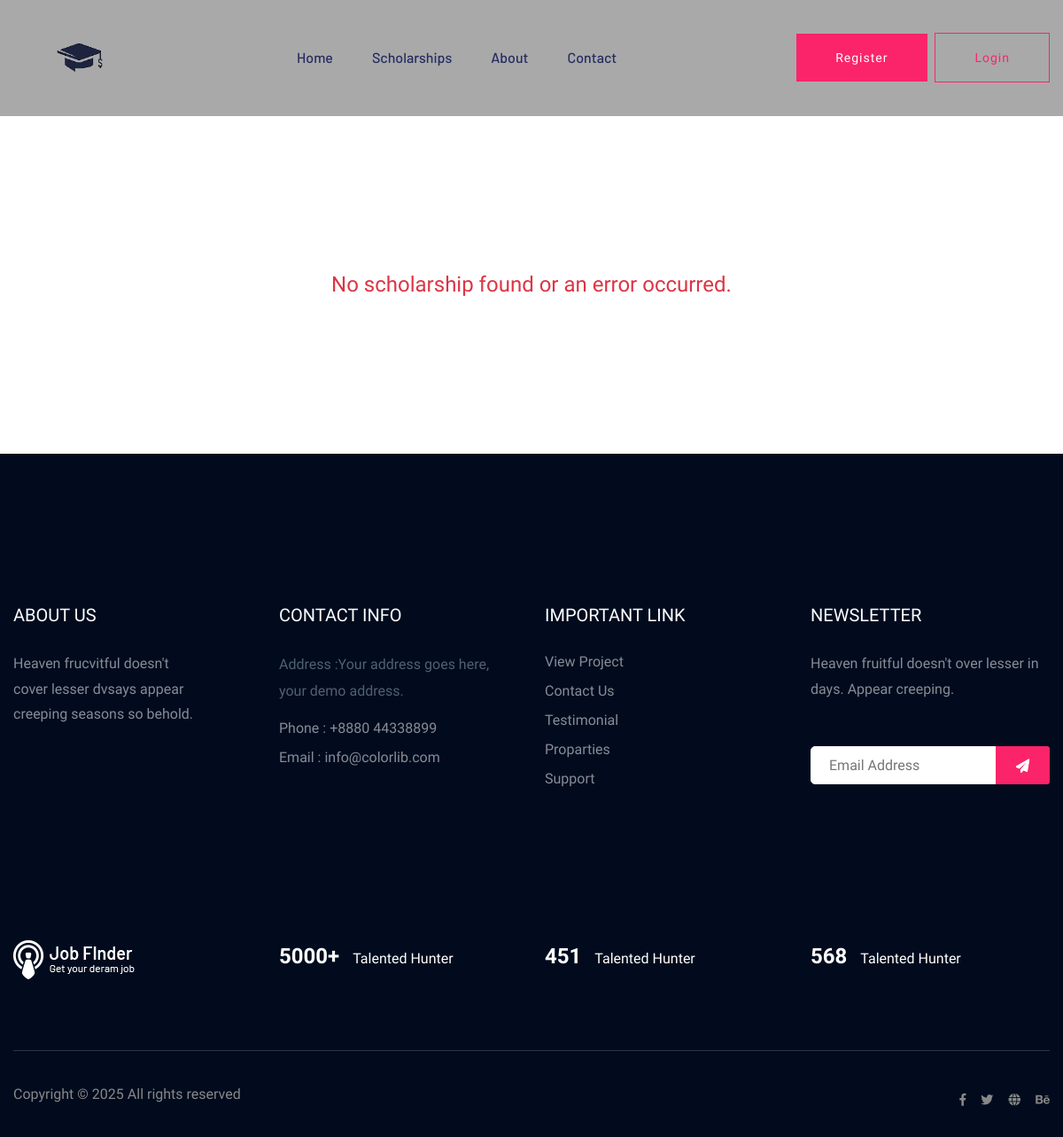
Before: /api/scholarship/St Mary Redcliffe Church Organ Scholarship at University of Bristol 2025/ with the older database file.
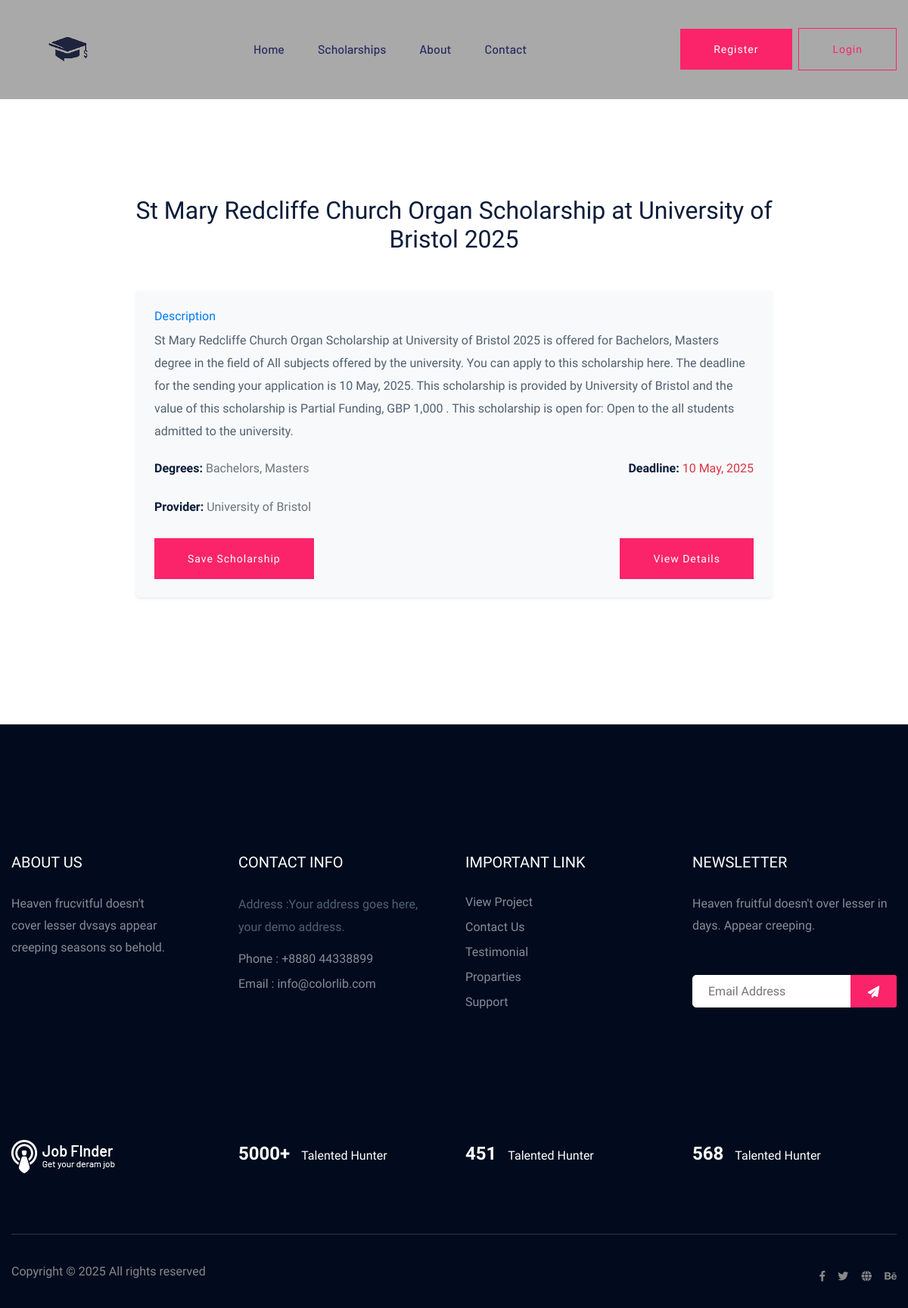
After: the same page with the newer database file.
### Scholarship/models.py (models this page shows, shortened)
class Scholarship(models.Model):
    title = models.CharField(max_length=255)
    description = models.TextField()
    location = models.CharField(max_length=255)
    due_date = models.CharField(max_length=100)
    link = models.URLField()
    degrees = models.CharField(max_length=255, default='Masters,Bachelors')

### Scholarship/views.py (the view)
# urls.py: path('<str:title>/', get_scholarship_by_title),
def get_scholarship_by_title(request, title):
    decoded_title = unquote(title)
    if decoded_title:
        scholarship = Scholarship.objects.filter(title__icontains=decoded_title).first()  # Get first matching scholarship
        if scholarship:
            return render(request, 'scholarship/scholarship_detail.html', {'scholarship': scholarship})
        else:
            return render(request, 'scholarship/scholarship_detail.html', {'error': 'Scholarship not found'})
    return render(request, 'scholarship/scholarship_detail.html', {'error': 'No title provided'})

### templates/scholarship/scholarship_detail.html (shortened to what this page needs)
{% extends 'scholarship/index.html' %}
{% load static %}
{% block main %}
<main class="container py-5">
  <div class="job-listing-area pt-80 pb-120">
    <div class="row justify-content-center" id="scholarship-listings-table">
      <div class="col-xl-9 col-lg-9 col-md-8">
        <section class="featured-job-area">
          <div class="text-center mb-5">
            <h2>{{ scholarship.title }}</h2>
          </div>
          <div class="container">
            {% if scholarship %}
            <div class="row">
              <div class="col-lg-12">
                <div class="scholarship-info p-4 rounded shadow-sm bg-light">
                  <h6 class="text-primary">Description</h6>
                  <p>{{ scholarship.description }}</p>
                  <div class="row d-flex align-items-center mt-4">
                    <div class="col-6">
                      <h6>
                        <strong>Degrees:</strong>
                        <span class="text-muted">{{ scholarship.degrees }}</span>
                      </h6>
                    </div>
                    <div class="col-6 text-right">
                      <h6>
                        <strong>Deadline:</strong>
                        <span class="text-danger">{{ scholarship.due_date }}</span>
                      </h6>
                    </div>
                  </div>
                  <div class="row mt-4">
                    <div class="col-12">
                      <h6>
                        <strong>Provider:</strong>
                        <span class="text-muted">{{ scholarship.location }}</span>
                      </h6>
                    </div>
                  </div>
                  <div class="row d-flex align-items-center justify-content-between mt-4">
                    <div class="col-md-6 text-left">
                      <form id="save-scholarship-form">
                        <button type="submit" class="btn btn-success save-btn">Save Scholarship</button>
                      </form>
                    </div>
                    <div class="col-md-6 text-right">
                      <a href="{{ scholarship.link }}" class="btn btn-primary" target="_blank">View Details</a>
                    </div>
                  </div>
                </div>
              </div>
            </div>
            {% else %}
            <h4 class="text-center text-danger">No scholarship found or an error occurred.</h4>
            {% endif %}
          </div>
        </section>
      </div>
    </div>
  </div>
</main>
{% endblock %}

### templates/scholarship/index.html (shortened to what this page needs)
{% load static %}
<!DOCTYPE html>
<html class="no-js" lang="zxx">
  <head>
    <link rel="stylesheet" href="{% static 'assets/css/bootstrap.min.css' %}" />
    <link
      rel="stylesheet"
      href="{% static 'assets/css/owl.carousel.min.css' %}"
    />
    <link rel="stylesheet" href="{% static 'assets/css/flaticon.css' %}" />
    <link rel="stylesheet" href="{% static 'assets/css/price_rangs.css' %}" />
    <link rel="stylesheet" href="{% static 'assets/css/slicknav.css' %}" />
    <link rel="stylesheet" href="{% static 'assets/css/animate.min.css' %}" />
    <link
      rel="stylesheet"
      href="{% static 'assets/css/magnific-popup.css' %}"
    />
    <link
      rel="stylesheet"
      href="{% static 'assets/css/fontawesome-all.min.css' %}"
    />
    <link rel="stylesheet" href="{% static 'assets/css/themify-icons.css' %}" />
    <link rel="stylesheet" href="{% static 'assets/css/slick.css' %}" />
    <link rel="stylesheet" href="{% static 'assets/css/nice-select.css' %}" />
    <link rel="stylesheet" href="{% static 'assets/css/style.css' %}" />
  </head>
  <body>
    {% block header %}
    <header style="background-color: darkgray">
      <div class="header-area header-transparrent">
        <div
          class="headder-top header-sticky"
          style="background-color: darkgray"
        >
          <div class="container">
            <div class="row align-items-center">
              <div class="col-lg-3 col-md-2">
                <div class="logo">
                  <a href="{% url '' %}"
                    ><img
                      src="{% static 'assets/img/logo/logo.png' %}"
                      alt="Logo"
                      width="150px"
                      height="130px"
                  /></a>
                </div>
              </div>
              <div class="col-lg-9 col-md-9">
                <div class="menu-wrapper">
                  <div class="main-menu">
                    <nav class="d-none d-lg-block">
                      <ul id="navigation">
                        <li><a href="{% url '' %}">Home</a></li>
                        <li>
                          <a href="{% url 'scholarships' %}">Scholarships</a>
                        </li>
                        <li><a href="{% url 'about' %}">About</a></li>
                        <li><a href="{% url 'contact' %}">Contact</a></li>
                      </ul>
                    </nav>
                  </div>
                   <div class="header-btn d-none f-right d-lg-block">
                                    {% if user_data %}
                                        <li class="nav-item ">
                                            <a class="nav-link dropdown-toggle" href="#" id="userDropdown" role="button" data-toggle="dropdown"
                                               aria-haspopup="true" aria-expanded="false">
                                                 {% if user_profile_picture %}
                                                 <img src="{{user_profile_picture}}"  width="30" height="30"
                                                     class="rounded-circle">
                                                     {% else %}
                                                     <img src="{% static 'assets/img/person.jpg' %}"  width="30" height="30"
                                                     class="rounded-circle">
                                                {% endif %}
                                            </a>
                                            <div class="dropdown-menu dropdown-menu-right" aria-labelledby="userDropdown">
                                                <a class="dropdown-item" href="{% url 'profile' %}">Profile</a>
                                                <a href="#" class="dropdown-item" id="logout-btn">Logout</a>
                                            </div>
                                          </li>
                                    {% else %}
                                        <a href="{% url 'register' %}" class="btn head-btn1"
                      >Register</a
                    >
                    <a href="{% url 'login' %}" class="btn head-btn2">Login</a>
                                    {% endif %}
                                </div>
                </div>
              </div>
              <div class="col-12">
              </div>
            </div>
          </div>
        </div>
      </div>
    </header>
    {% endblock %} {% block main %}{% endblock %} {% block footer %}
    <footer>
      <div class="footer-area footer-bg footer-padding">
        <div class="container">
          <div class="row d-flex justify-content-between">
            <div class="col-xl-3 col-lg-3 col-md-4 col-sm-6">
              <div class="single-footer-caption mb-50">
                <div class="single-footer-caption mb-30">
                  <div class="footer-tittle">
                    <h4>About Us</h4>
                    <div class="footer-pera">
                      <p>
                        Heaven frucvitful doesn't cover lesser dvsays appear
                        creeping seasons so behold.
                      </p>
                    </div>
                  </div>
                </div>
              </div>
            </div>
            <div class="col-xl-3 col-lg-3 col-md-4 col-sm-5">
              <div class="single-footer-caption mb-50">
                <div class="footer-tittle">
                  <h4>Contact Info</h4>
                  <ul>
                    <li>
                      <p>Address :Your address goes here, your demo address.</p>
                    </li>
                    <li><a href="#">Phone : +8880 44338899</a></li>
                    <li><a href="#">Email : info@colorlib.com</a></li>
                  </ul>
                </div>
              </div>
            </div>
            <div class="col-xl-3 col-lg-3 col-md-4 col-sm-5">
              <div class="single-footer-caption mb-50">
                <div class="footer-tittle">
                  <h4>Important Link</h4>
                  <ul>
                    <li><a href="#"> View Project</a></li>
                    <li><a href="#">Contact Us</a></li>
                    <li><a href="#">Testimonial</a></li>
                    <li><a href="#">Proparties</a></li>
                    <li><a href="#">Support</a></li>
                  </ul>
                </div>
              </div>
            </div>
            <div class="col-xl-3 col-lg-3 col-md-4 col-sm-5">
              <div class="single-footer-caption mb-50">
                <div class="footer-tittle">
                  <h4>Newsletter</h4>
                  <div class="footer-pera footer-pera2">
                    <p>
                      Heaven fruitful doesn't over lesser in days. Appear
                      creeping.
                    </p>
                  </div>
                  <div class="footer-form">
                    <div id="mc_embed_signup">
                      <form
                        target="_blank"
                        action="https://spondonit.us12.list-manage.com/subscribe/post?u=1462626880ade1ac87bd9c93a&amp;id=92a4423d01"
                        method="get"
                        class="subscribe_form relative mail_part"
                      >
                        <input
                          type="email"
                          name="email"
                          id="newsletter-form-email"
                          placeholder="Email Address"
                          class="placeholder hide-on-focus"
                          onfocus="this.placeholder = ''"
                          onblur="this.placeholder = ' Email Address '"
                        />
                        <div class="form-icon">
                          <button
                            type="submit"
                            name="submit"
                            id="newsletter-submit"
                            class="email_icon newsletter-submit button-contactForm"
                          >
                            <img
                              src="{% static 'assets/img/icon/form.png' %}"
                              alt=""
                            />
                          </button>
                        </div>
                      </form>
                    </div>
                  </div>
                </div>
              </div>
            </div>
          </div>
          <div class="row footer-wejed justify-content-between">
            <div class="col-xl-3 col-lg-3 col-md-4 col-sm-6">
              <div class="footer-logo mb-20">
                <a href="index.html"
                  ><img
                    src="{% static 'assets/img/logo/logo2_footer.png' %}"
                    alt=""
                /></a>
              </div>
            </div>
            <div class="col-xl-3 col-lg-3 col-md-4 col-sm-5">
              <div class="footer-tittle-bottom">
                <span>5000+</span>
                <p>Talented Hunter</p>
              </div>
            </div>
            <div class="col-xl-3 col-lg-3 col-md-4 col-sm-5">
              <div class="footer-tittle-bottom">
                <span>451</span>
                <p>Talented Hunter</p>
              </div>
            </div>
            <div class="col-xl-3 col-lg-3 col-md-4 col-sm-5">
              <div class="footer-tittle-bottom">
                <span>568</span>
                <p>Talented Hunter</p>
              </div>
            </div>
          </div>
        </div>
      </div>
      <div class="footer-bottom-area footer-bg">
        <div class="container">
          <div class="footer-border">
            <div class="row d-flex justify-content-between align-items-center">
              <div class="col-xl-10 col-lg-10">
                <div class="footer-copy-right">
                  <p>
                    Copyright &copy;
                    All rights reserved
                  </p>
                </div>
              </div>
              <div class="col-xl-2 col-lg-2">
                <div class="footer-social f-right">
                  <a href="#"><i class="fab fa-facebook-f"></i></a>
                  <a href="#"><i class="fab fa-twitter"></i></a>
                  <a href="#"><i class="fas fa-globe"></i></a>
                  <a href="#"><i class="fab fa-behance"></i></a>
                </div>
              </div>
            </div>
          </div>
        </div>
      </div>
    </footer>
    {% endblock %}
  </body>
</html>

Changed rows visible on the page:
added Scholarship: title "St Mary Redcliffe Church Organ Scholarship at University of Bristol 2025", description "St Mary Redcliffe Church Organ Scholarship at University of Bristol 2025 is offered for Bachelors, Masters degree in the field of All subjects offered by the university. You can apply to this scholarship here. The deadline for the sending your application is 10 May, 2025. This scholarship is provided by University of Bristol and the value of this scholarship is Partial Funding, GBP 1,000 . This scholarship is open for: Open to the all students admitted to the university.", degrees "Bachelors, Masters", due_date "10 May, 2025", location "University of Bristol"
Other visible differences:
text no longer shown: "No scholarship found or an error occurred."
text now shown: "Description Degrees: Deadline: Provider: Save Scholarship View Details"
